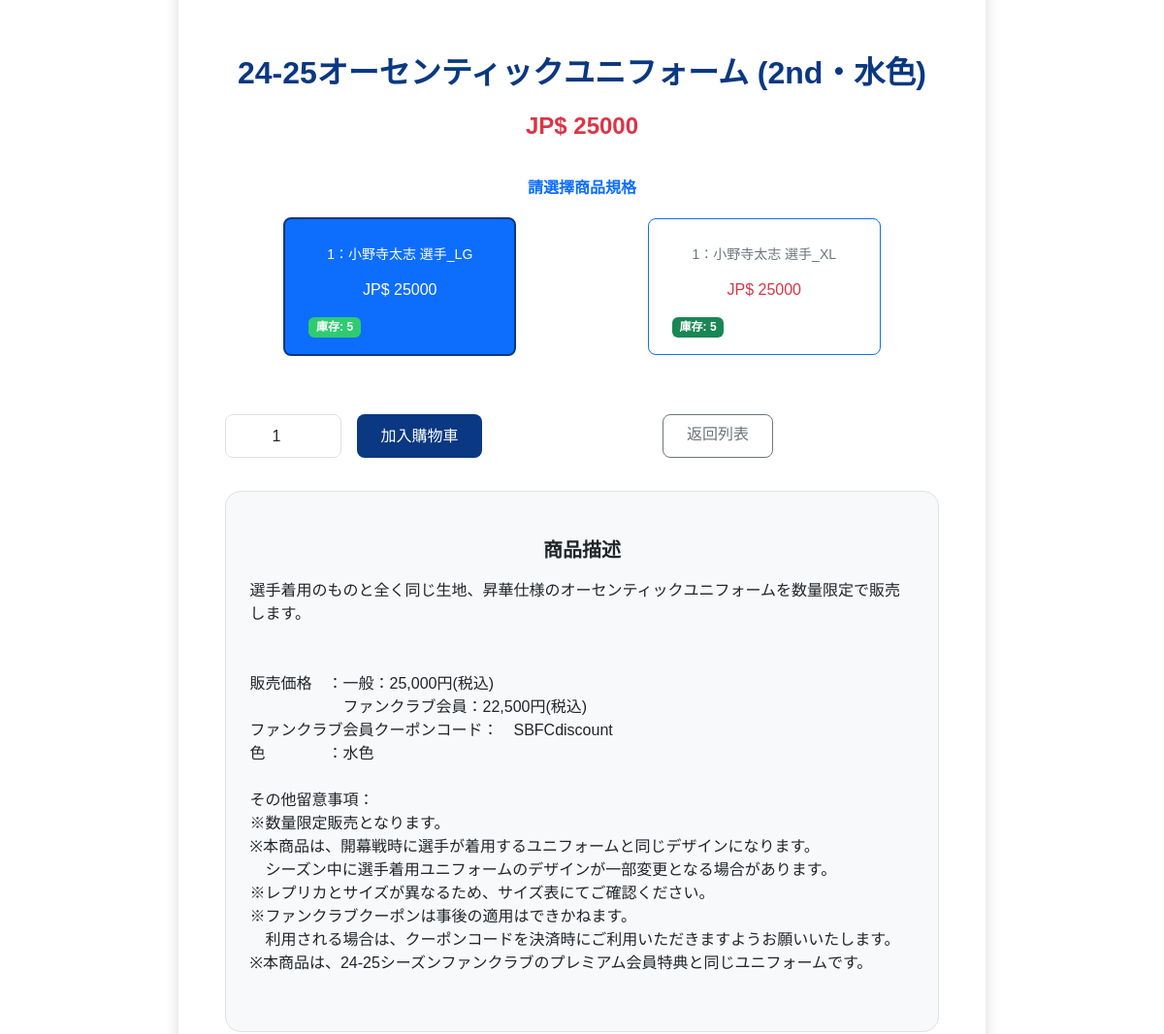
Page /product_detail/12/ (signed in, middle part) on the earlier database version.
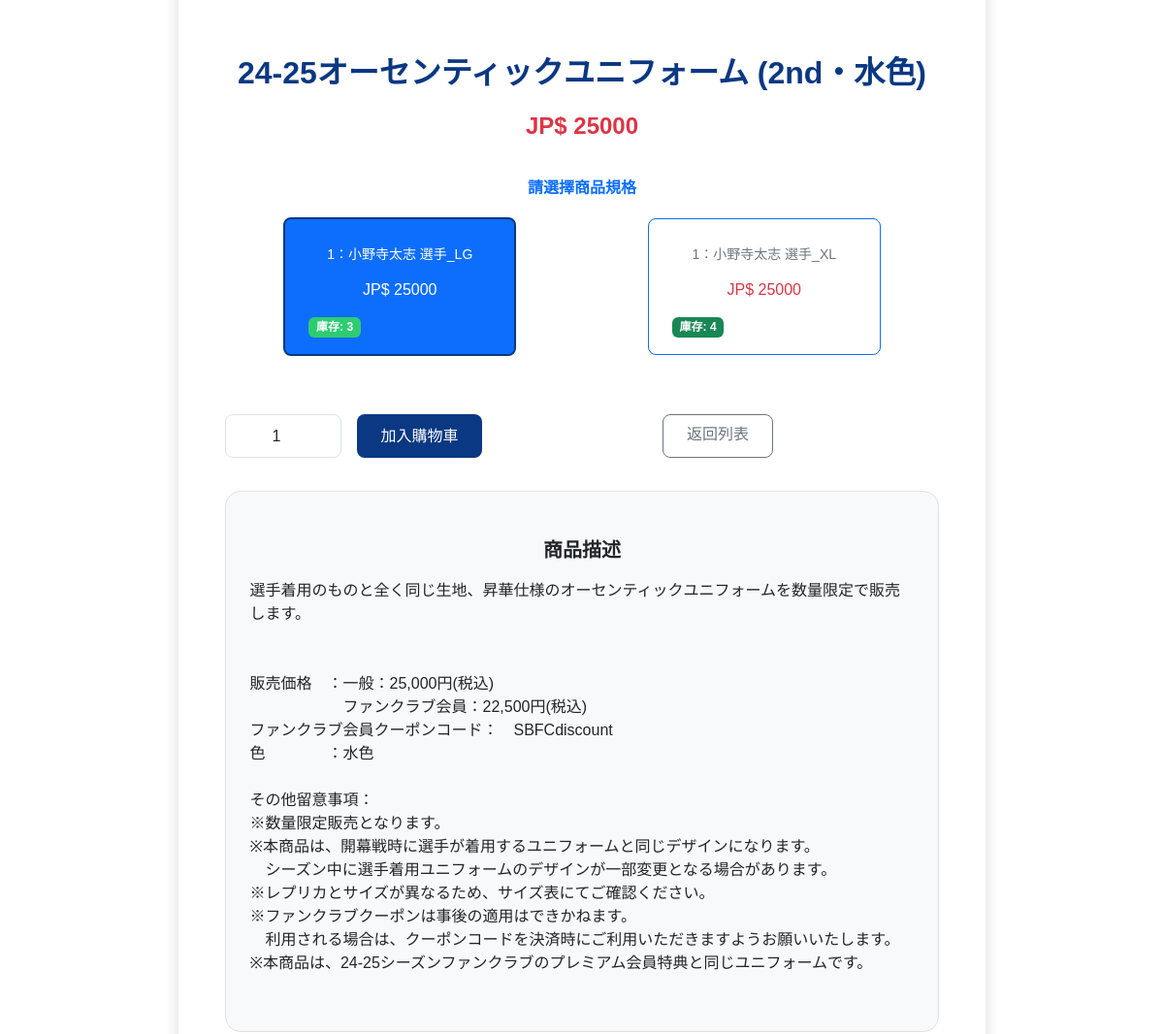
Same page on the later database version.
### shop/models.py (models this page shows, shortened)
class ProductVariant(models.Model):
    product = models.ForeignKey(Product, related_name='variants', on_delete=models.CASCADE)  # 關聯到商品
    sku = models.CharField(max_length=50, unique=True)  # 商品編號
    price = models.DecimalField(max_digits=8, decimal_places=2, null=True, blank=True)  # 如果為空則使用商品基本價格
    stock = models.PositiveIntegerField(default=0)  # 庫存數量
    option_values = models.ManyToManyField(ProductOptionValue, related_name='variants')  # 關聯到選項值

### shop/views.py (the view)
def product_detail(request, product_id):
    product = get_object_or_404(Product, id=product_id)
    variants = product.variants.all()
    has_images = product.images.exists()
    image_count = product.images.count()
    has_options = product.options.exists()
    return render(request, "shop/product_detail.html", {
        "product": product,
        "variants": variants,
        "has_images": has_images,
        "image_count": image_count,
        "has_options": has_options
    })

### shop/context_processors.py (called while the page is built)
def social_links(request):
    return {
        "social_links": [
            {"name": "ig", "url": "https://www.instagram.com/sunbirds_official/", "icon": "img/ig.png"},
            {"name": "X", "url": "https://twitter.com/sun_SUNBIRDS", "icon": "img/x.png"},
            {"name": "yt", "url": "https://www.youtube.com/channel/UCblYfXF_9LSpYgf2eZmmGKQ", "icon": "img/youtube.png"},
            {"name": "line", "url": "https://lin.ee/oNzYPlg", "icon": "img/line.png"},
            {"name": "tk", "url": "https://www.tiktok.com/@sunbirds_official", "icon": "img/tiktok.png"},
        ]
    }

def about_links(request):
    return{
        "about_links":[
            {"name": "jva", "url": "https://www.jva.or.jp/", "icon": "img/jva.png"},
            {"name": "sv", "url": "https://www.vleague.jp/", "icon": "img/sv.png"},
            {"name": "sun", "url": "https://www.suntory.co.jp/culture-sports/sungoliath/", "icon": "img/sun.png"},
        ]
    }

### templates/shop/product_detail.html (shortened to what the changed rows need)
{% extends 'base.html' %}
{% block content %}
<div class="container py-5">
    <div class="row justify-content-center">
        <div class="col-12 col-lg-10">
            <div class="card shadow rounded-4 border-0">
                <div class="card-body p-4 p-md-5">
                    <h2 class="text-center fw-bold mb-2" style="color:#0a3882;">{{ product.name }}</h2>
                    {% if user.is_authenticated %}
                    <form method="post" action="{% url 'shop:add_to_cart' product.id %}"
                        class="d-flex flex-wrap justify-content-center gap-3 align-items-center mt-3">
                        {% if product.variants.exists %}
                        <div class="text-center mb-4 w-100">
                            <div class="d-flex flex-wrap justify-content-center gap-3">
                                {% for variant in product.variants.all %}
                                <label class="btn btn-outline-primary px-4 py-3 rounded-3 text-start"
                                    for="variant_{{ variant.id }}" style="min-width:240px;" {% if variant.stock == 0 %}style="opacity: 0.6; cursor: not-allowed;" {% endif %}>
                                    <div class="fw-bold">{{ variant.name }}</div>
                                    <div class="text-secondary small mb-1">{{ variant.sku }}</div>
                                    <div class="text-danger mb-1">JP$ {{ variant.price|floatformat:0 }}</div>
                                    {% if variant.stock > 0 %}
                                    <span class="badge bg-success">庫存: {{ variant.stock }}</span>
                                    {% else %}
                                    <span class="badge bg-danger">缺貨</span>
                                    {% endif %}
                                </label>
                                {% endfor %}
                            </div>
                        </div>
                        {% endif %}
                    </form>
                    {% endif %}
                </div>
            </div>
        </div>
    </div>
</div>
{% endblock %}

Differences in the rows shown:
changed ProductVariant "1：小野寺太志 選手_LG": stock "5" → "3"
changed ProductVariant "1：小野寺太志 選手_XL": stock "5" → "4"
